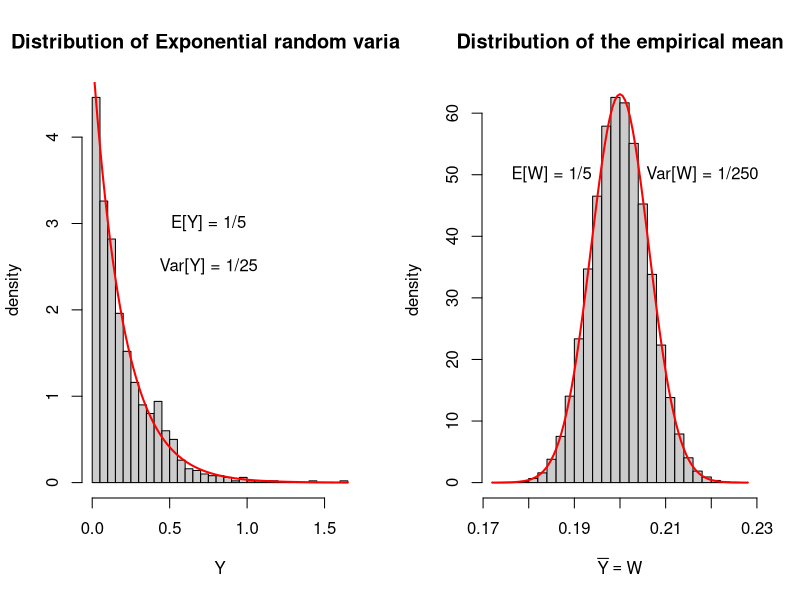

Write R code to recreate this figure.
#---------------------------------------
# Central Limit Theorem and applications
# in R
#---------------------------------------

# 1. central limit theorem (CLT) (empirical mean converges in Law to N(0,1))
set.seed(2023)
par(mfrow=c(1,2))
lambda = 5
n = 1000
x = rexp(n, lambda)  # random exponential variates
hist(x, breaks=30, main="Distribution of Exponential random variates", col="gray80",
     xlab="Y", ylab="density", prob=TRUE )  # obviously the distribution is very skewed (to the right)
curve(dexp(x, rate=lambda), 
      col="red", lwd=2, add=TRUE, yaxt="n")

text(x=0.75, y=3, expression("E[Y] = 1/5"), cex=1)
text(x=0.75, y=2.5, expression("Var[Y] = 1/25"), cex=1)

mean(x) #[1] 0.2023026
var(x) # [1] 0.03969075

# Illustration of the CLT
nsim = 100000; x1 = rep(0,nsim)
for(i in 1:nsim){
  x1[i] <- mean(rexp(n, 5))
}

hist(x1, breaks=20, main="Distribution of the empirical mean", col="gray80",
     xlab=expression(bar(Y)==W), ylab="density", prob=TRUE )
curve(dnorm(x, mean=1/lambda, sd=1/lambda/sqrt(n)), 
      col="red", lwd=2, add=TRUE, yaxt="n")

#plot(density(x1))  # the distribution of the empirical mean tends to a nice N(0,1) distr.
mean(x1) # [1] 0.1999819
var(x1) # [1] 3.994372e-05

text(x=0.185, y=50, expression("E[W] = 1/5") , cex=1)
text(x=0.22, y=50, expression("Var[W] = 1/25000"), cex=1)


# example 2

# 1/3
pnorm(q=86, mean=83, sd=7/5, lower.tail = FALSE)

# 2/3
c((83 - 1.96*(7/5)), (83 + 1.96*(7/5)))
# [1] 80.256 85.744

#----
# end
#----

